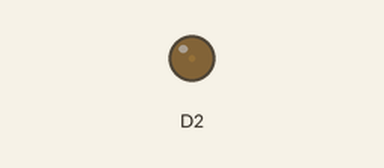
This sketch was run on a simulated ESP8266 (NodeMCU). On the bench: output pins drawn as LEDs (lit = HIGH).

Above: at 0.05 s.
At 0.65 s:
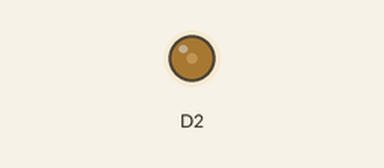
At 1.3 s:
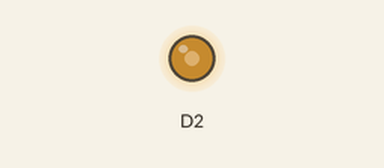
At 2.55 s:
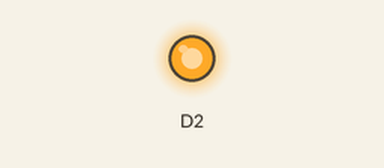
Timing chart, 0 to 5.9 s (numbered marks = the images above):
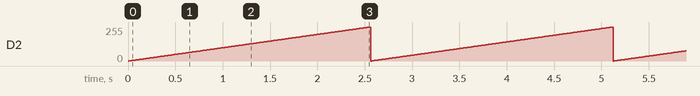

The sketch:

Led-analog-slow-light-up.ino
```cpp
void setup() {
  pinMode(D2, OUTPUT);
}

void loop() {
  for (int i=0;i<256;i++){
    analogWrite(D2, i);
    delay(10);
  }
}
```

Measured:
- by itself, D2: ramps from 0/255 to 255/255 and jumps back, once every 2.6 s
